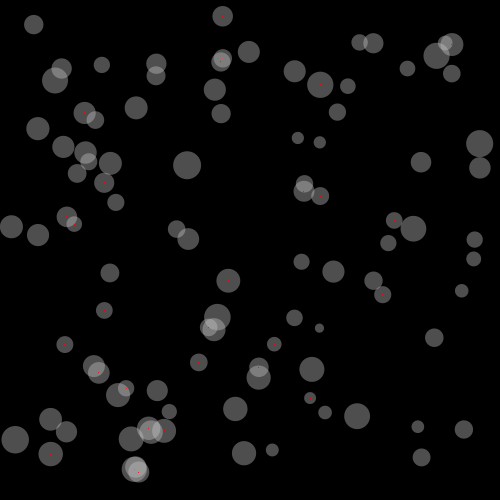
Frame 1 (no input)
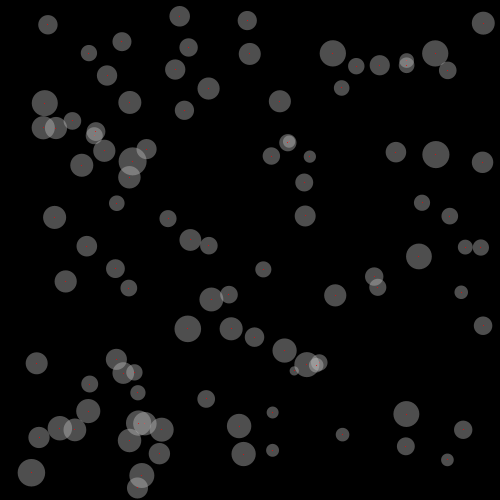
Frame 60 (the mouse pressed at the canvas centre just before this capture)
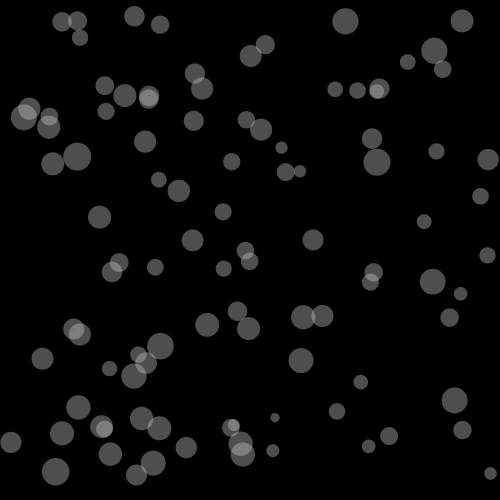
Frame 120 (the mouse held since frame 60 and released just before this capture)

The Processing sketch that drew these frames (run headless with seeded random() and noise(); from frame 60 on, the mouse is pressed at the canvas centre):

// Processing sketch: processing_154544
// ── processing_154544.pde

/*
 * Creative Coding
 * Week 5, 03 - Moving balls
 * by Indae Hwang and Jon McCormack
 * Copyright (c) 2014 Monash University
 *
 * This sketch shows the basics of classes and objects in Processing
 * It defines a class called "Ball" with member functions that move and display
 *
 * Modified 2/7/2014 by Mike Smith
 * Balls kept within space and bounce properly off edges.
 * Added controls to show vector lines, speed and direction text,
 * colour, and hits
 */

// declare array of Balls
Ball theBalls[];
int numBalls = 100;
// declare controls
boolean vector = false;
boolean text = false;
boolean colour = false;
boolean hits = false;

void setup() {
  size(500, 500);

  // initialise array and fill it with balls within display
  theBalls = new Ball[numBalls];
  for (int i = 0; i < numBalls; i++) {
    float ballSize = constrain(20 + (randomGaussian() * 4), 1, 100);
    theBalls[i] = new Ball(random(ballSize/2, width - ballSize/2),
                           random(ballSize/2, height - ballSize/2),
                           ballSize);
    theBalls[i].randomiseDirection();
  }
  // background(0); not required?
}

void draw() {
  background(0);
  for (int i = 0; i < numBalls; i++) {
    theBalls[i].move();
    theBalls[i].display();
    // check for hits
    if(hits == true) {
      for(int j = 0; j< numBalls; j++) {
        if(dist(theBalls[i].x, theBalls[i].y,
                theBalls[j].x, theBalls[j].y) <
           theBalls[i].size/2 + theBalls[j].size/2
           && i != j) {
           float bisectAngle = abs(theBalls[i].direction -  theBalls[j].direction) / 2;
           if(theBalls[i].direction < theBalls[j].direction) {
             theBalls[i].direction += (bisectAngle + 180);
             theBalls[j].direction += (bisectAngle - 180);
           } else {
             theBalls[i].direction -= (bisectAngle + 180);
             theBalls[j].direction -= (bisectAngle - 180);
           }
           float speedDiff = abs(theBalls[i].speed -  theBalls[j].speed) / 2;
           if(theBalls[i].speed < theBalls[j].speed) {
             theBalls[i].speed += speedDiff;
             theBalls[j].speed -= speedDiff;
           } else if(theBalls[i].speed > theBalls[j].speed) {
             theBalls[i].speed -= speedDiff;
             theBalls[j].speed += speedDiff;
           } 
        }
      }
    }
  }
}

void keyPressed()
{
  if(key == 'v') vector = !vector;
  if(key == 't') text = !text;
  if(key == 'c') colour = !colour;
  if(key == 'h') hits = !hits;
}

/*
 * declaration of the class "Ball"
 * Which represents the concept of a moving ball with a direction, speed
 * and rate of change in direction.
 *
 */
class Ball {

  // instance variables
  float x;        // x position
  float y;        // y position
  float size;     // ball size
  float speed;    // how fast the ball is moving
  float direction;// direction of travel
  float omega;    // rotational speed
  

  // constructor: called when a new Ball is created
  // Note that the constructor is a special function that
  // does have a return type (not even a void) and can't
  // return any value
  Ball(float x_, float y_, float size_) {
    // store supplied values in the instance variables
    x = x_;
    y = y_;
    size = size_;
    
    // set speed and directions to 0
    speed = 0;
    direction = 0;
    omega = 0;
  }
  
  
  // randomiseDirection
  // randomise the speed and direction of the ball
  void randomiseDirection() {
    speed = random(1);
    direction = random(360);
    omega = randomGaussian() * 0.3;
  }
  
  // move method
  // moves the ball in the current direction
  void move() {
    float dx, dy; 
    /*
     * direction is an angle that represents the current
     * direction of travel.
     * speed is the current speed in units/frame
     */
    dx = cos(radians(direction)) * speed;
    dy = sin(radians(direction)) * speed;
    x += dx;
    y += dy;
    direction += omega;
    if(direction < 0) direction += 360;
    if(direction >360) direction -= 360;
    checkBounds();
  }
  
  // checkBounds
  // checks that the ball is within the display window.
  // If it reaches the edge, bounce in the opposite direction
  void checkBounds() {
    if (x <= size/2 || x >= width - size/2) {
      direction = 180 - direction;
    }
    if (y <= size/2 || y >= height - size/2) {
      direction = 360 - direction;
    }
      direction = direction % 360;
      // direction = constrain(direction, 0, 360); seems the same?
  }
      

  // display method
  // draws the ball as a transparent circle with a red point at the centre
  // or a solid colour determined by direction, speed, and turning.
  // 
  void display() {
    noStroke();
    if(colour == true) {
      colorMode(HSB, 360, 100, 100);
      fill(direction, speed*100, 100 - omega*100);
    } else {
      colorMode(RGB, 255, 255, 255);
      fill(200,100);
    }
    ellipse(x, y, size, size);
    colorMode(RGB, 255, 255, 255);
    stroke(255,0,0);
    if(colour != true) point(x,y);
    if(vector == true) {
      line(x, y, x + cos(radians(direction)) * speed * 50,
                 y + sin(radians(direction)) * speed * 50);
    }
   if(text == true) {
     colorMode(RGB);
     fill(0, 255, 0);
     textAlign(CENTER, CENTER);
     text(nf(speed, 1, 2)  + "  " + nf(int(direction), 3, 0), x, y);
   }
     
  }
}
